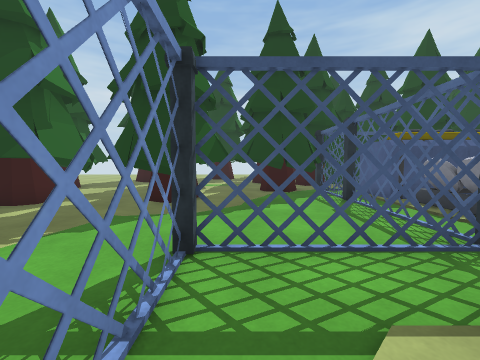
view 1 (above)

24 first-person views from a walk through a Unity game level. The camera is 1.2 m above the floor, tilts 4° down and sees 90° across. The floor is counted in squares, 1 m on a side. Each view is taken from the middle of a square. On the plan, view 1 faces up. The plan holds only what a view shows up to about 12 squares ahead; the rest is blank. The place goes on beyond the plan. Some animated figures are left out. Some surface patterns are stand-ins.

view 2
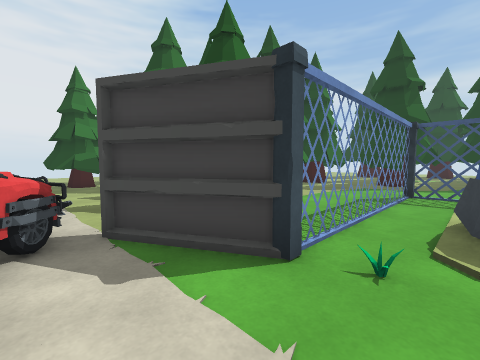

view 3
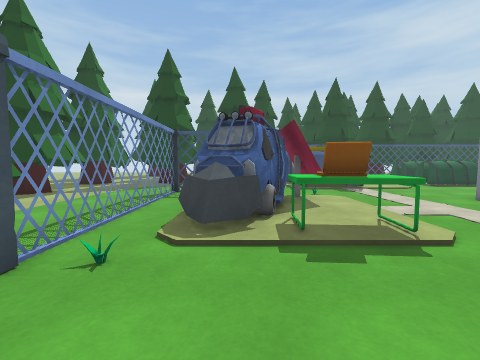

view 4
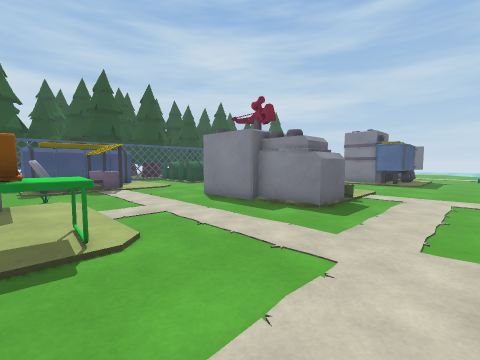

view 5
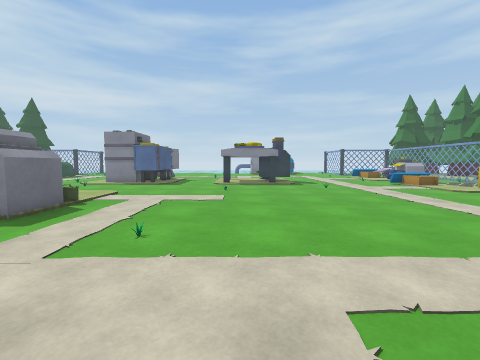

view 6
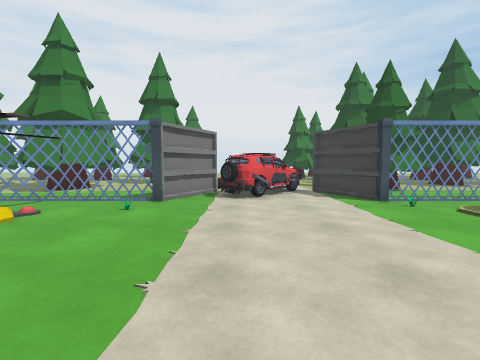

view 7
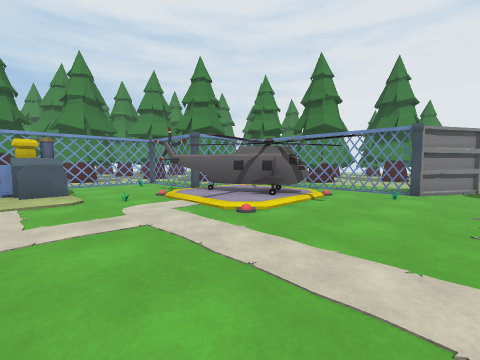

view 8
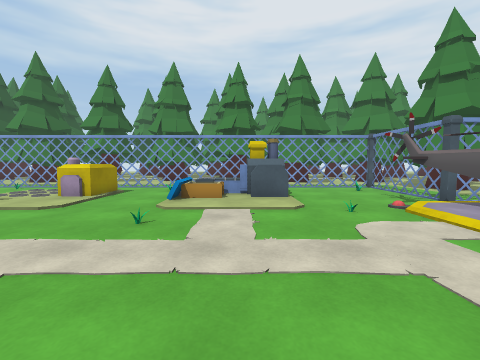

view 9
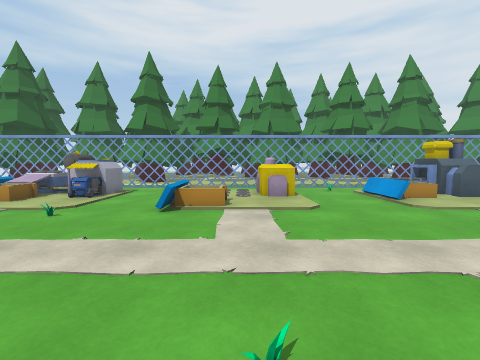

view 10
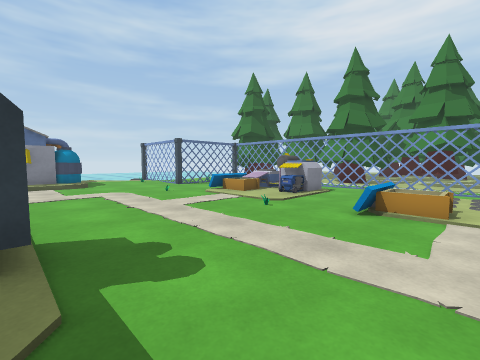

view 11
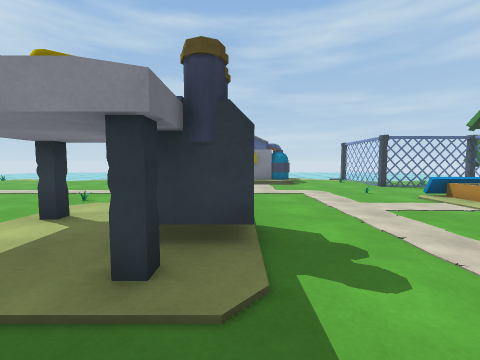

view 12
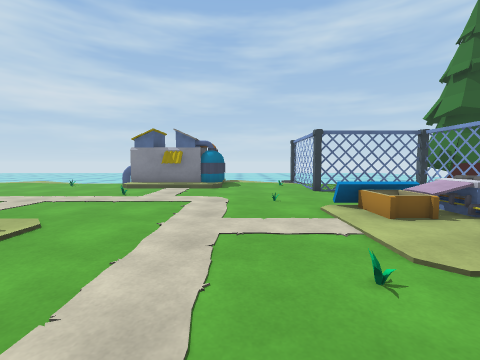

view 13
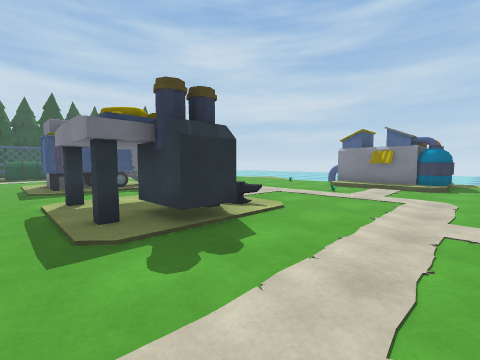

view 14
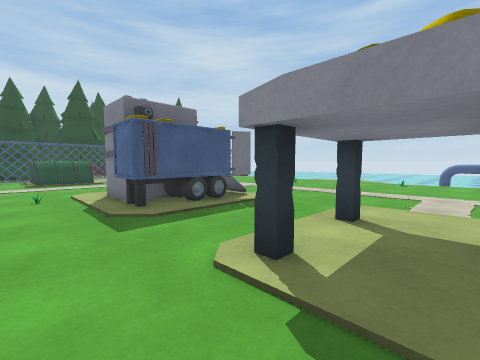

view 15
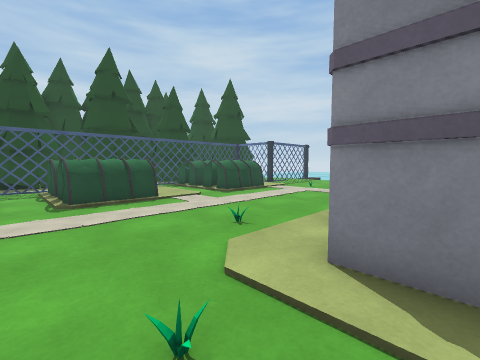

view 16
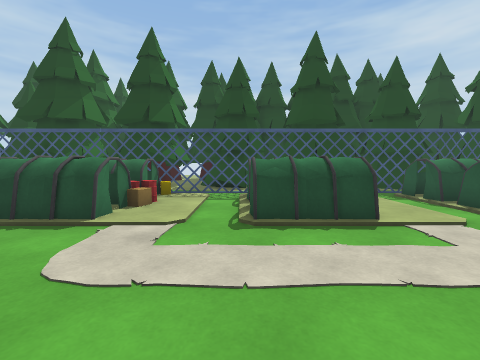

view 17
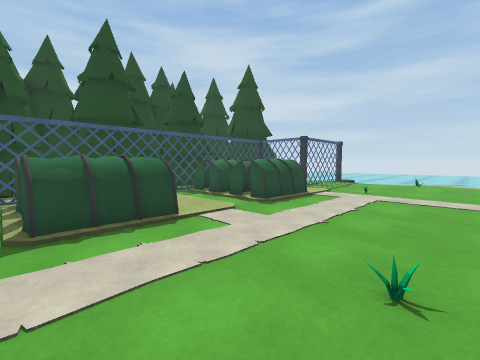

view 18
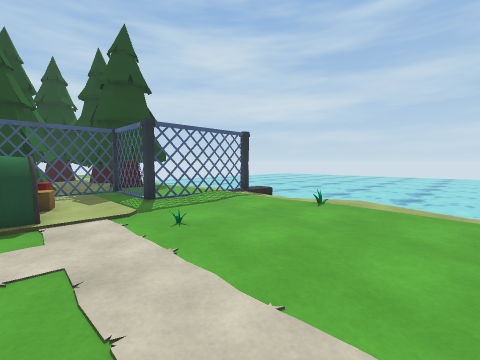

view 19
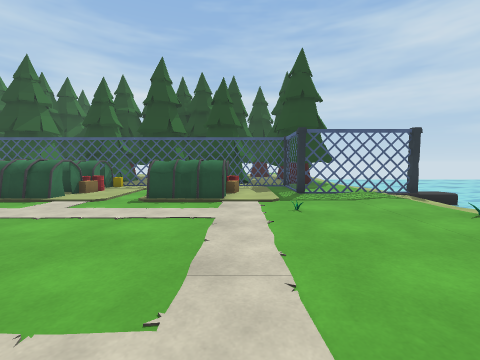

view 20
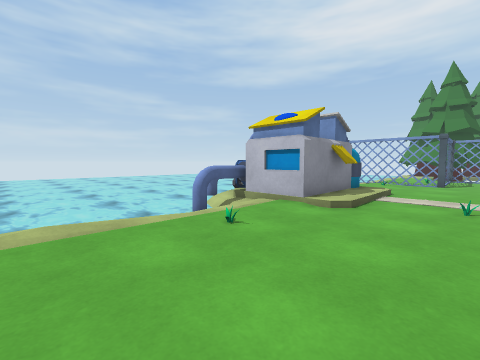

view 21
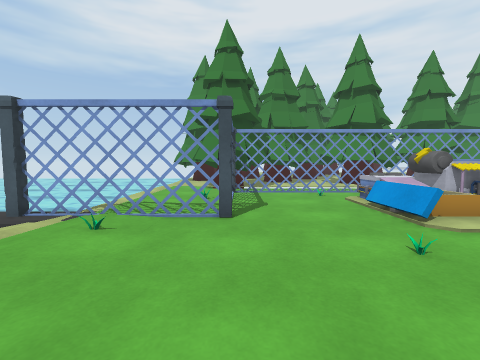

view 22
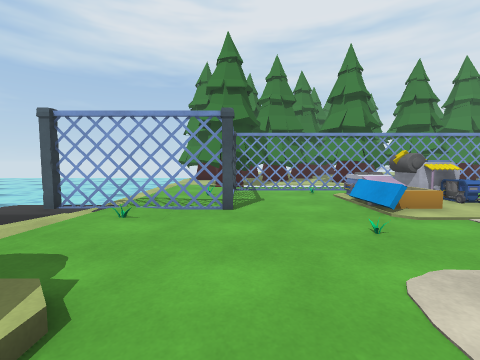

view 23
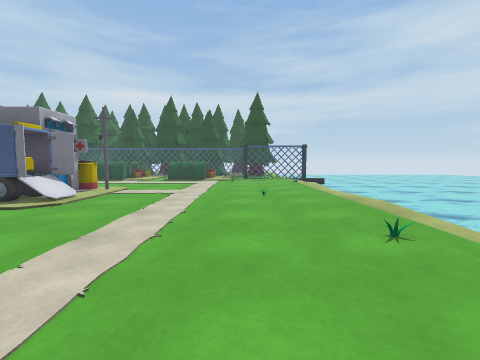

view 24
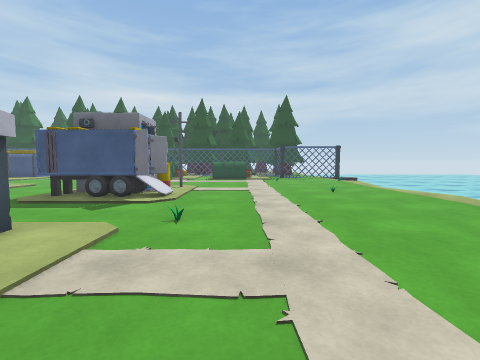

### Floor plan
Key: @ floor where view 1 was taken; # wall or solid block; x gap in a wall; . main floor; : floor 0.25 m higher than the main floor; / step, stairs or slope; = window, fence, low wall or low ledge; ≈ water the walk keeps out of; ^ raised ledge; T tree; P pillar; F fence; C car; H helicopter; O other object.
Columns run from 5 left of view 1 to 37 right of it. Each row starts with its distance up from view 1.
 13               TTTT  T TTTTT T T#T T T
 12         TTT  T  TTTTT...  TTT TTT.T##
 11      T TPP#  TTTT####xxx#######FFFPPTT
 10      TT#TFO         O ..OO  .OO   ....
  9 T   T TTTFO        OO .OOOO .OOO  .....   ≈
  8 T TTTT..PPOOOO     OO .OOOO .OOOO Fx##xPO≈≈
  7 TTT#T ...#O O     OO  .OOOO .OOO  P.... O≈
  6 T.TT ...=.O O     OOO .OOOO..OOO.......  ≈≈
  5  .......x.O OO  .......................  ≈≈
  4 T.......=.......... ..............O....   ≈
  3 T...PxxxOO........  .................O.   ≈
  2 T...x....OO......    ..................  ≈≈
  1  ...x..OOO ....#      ...O............. ≈≈≈
  0  ...x@O OO ....#     ....  OO.......... ≈≈≈
 -1  TT.x.OOO  ....#     ..O.OOOO.......... ≈≈≈
 -2 TTT.F.OOOOO....#     ....O O ......O... ≈≈≈
 -3 TTT.F.OOOOO....##^ .....OOOO .......... ≈≈≈
 -4     PO.........#^#......OOOOO........./ ≈≈≈
 -5   ###................................./ ≈≈≈
 -6  C#.................................... ≈≈≈
 -7  CC...........O...............O.....O.. ≈≈≈
 -8  CCC....................OOOO .......... ≈≈≈
 -9   CCC...................O  O ..........OO≈≈
-10   #C....................OOOO ......./OOOO≈≈
-11   ###...................OOOOO.......:OOOO O
-12   ..P.O..................OOO.....O..OO    O
-13  ...F.................O.............OO
-14  ...F.//H///........................:OO
-15 TT..x./HHH /......................../OO
-16 TTT.x. HHH /..........................:
-17 TTT.x    H /.....O........O.....O......
-18   T.     HH/O...........O..OOOO......O.
-19         xPH...   O...   /..OOOO...P##x#P
-20        ..#....OO O..OO   ..OOOO...#....
-21       T.x.....OO O..OO   ..OOOO...x....
-22      TTT..O...OO ...OO   ..OOOO...xO...≈≈≈≈
-23      TTT......  ..O.... .O..  .O..x....≈≈≈≈
-24       TT Pxxxxxxxxxxxxxxxxxxxxxxx#PT...≈≈≈≈
-25                       ..     ....TT#T.. ≈≈≈
-26               TTT      TT TTTT   TTTT   ≈

Positions as (right, up) in squares from view 1, and headings:
1: (0, 0), facing up
2: (1, -7), facing up-left
3: (2, -7), facing up
4: (4, -7), facing up-right
5: (5, -9), facing right
6: (7, -9), facing left
7: (10, -10), facing down-left
8: (10, -12), facing down
9: (17, -12), facing down
10: (17, -12), facing down-right
11: (17, -12), facing right
12: (19, -16), facing right
13: (18, -16), facing up-right
14: (17, -10), facing up-right
15: (17, -2), facing up-right
16: (18, 1), facing up
17: (18, 1), facing up-right
18: (26, 0), facing up-right
19: (27, -2), facing up
20: (28, -4), facing down-right
21: (29, -14), facing down
22: (29, -13), facing down
23: (29, -11), facing up
24: (26, -12), facing up
